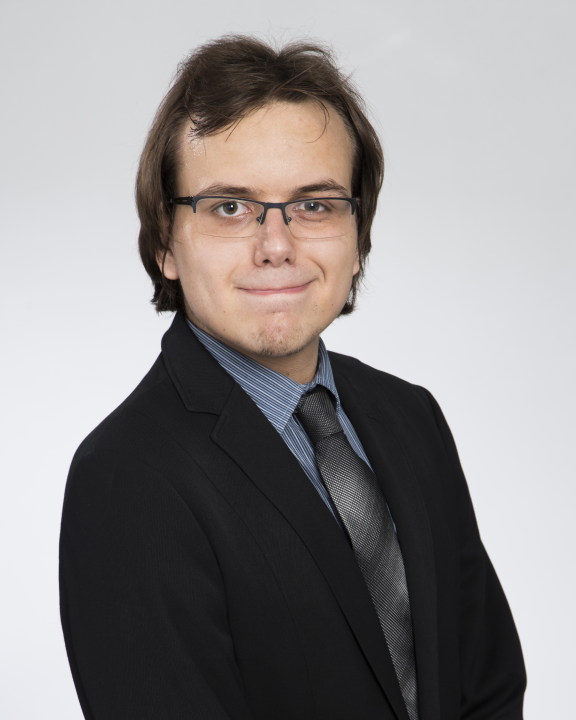
#> input picture src/Test4.png, 576 x 720 px, found by its file name; the run also reads 1 picture not shown here
$ python Decoder.py   (older library calls are emulated)
#> lines starting #> are read from the running program, lines starting #| are printed output that depends on the picture
'''
This file should decode the information in watermarked pic and return the encoded info.
Author: Will Long
Date: 11/05/2019
'''
import os
import numpy as np
import cv2
import pytesseract
from skimage.measure import compare_ssim
from matplotlib import pyplot as plt

# We need to add tesseract to the right file path. Do later?


def set_tesseract_executable():
    pytesseract.pytesseract.tesseract_cmd = os.getenv('TESSERACT_EXECUTABLE')
    return


def get_diff(im1, im2):
    '''
    This function should return the difference between two images as a greyscale image.
    :param im1: String, file path to the first image
    :param im2: String, file path to the second image.
    :return: diff:  the greyscale difference as an image
             score: float [-1,1],   structural similarity index between the two input images. This value can fall into
             the range [-1, 1] with a value of one being a “perfect match”.
    '''

    image1 = cv2.imread(im1)
#> image1 is the input picture: shape (720, 576, 3); mean B, G, R 140.2, 140.1, 143.6
    image2 = cv2.imread(im2)
    gray1 = cv2.cvtColor(image1, cv2.COLOR_BGR2GRAY)
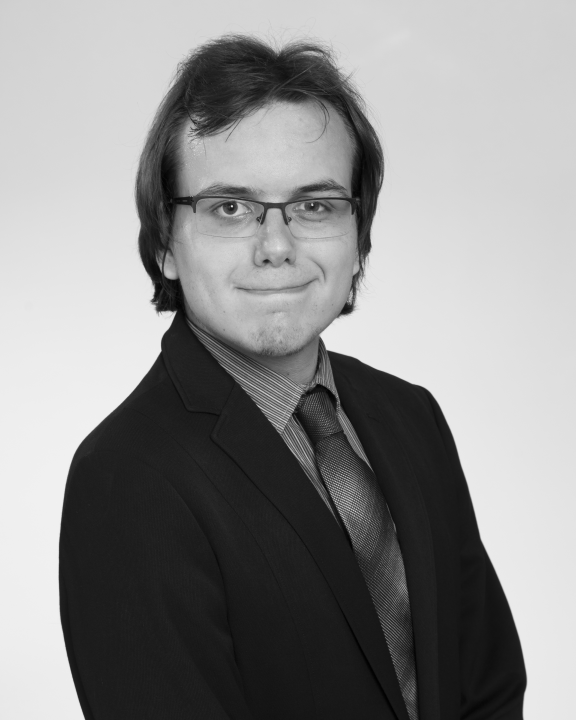
#> gray1: shape (720, 576); min 0, max 241, mean 141.1
    gray2 = cv2.cvtColor(image2, cv2.COLOR_BGR2GRAY)
    (score, diff) = compare_ssim(gray1, gray2, full=True)
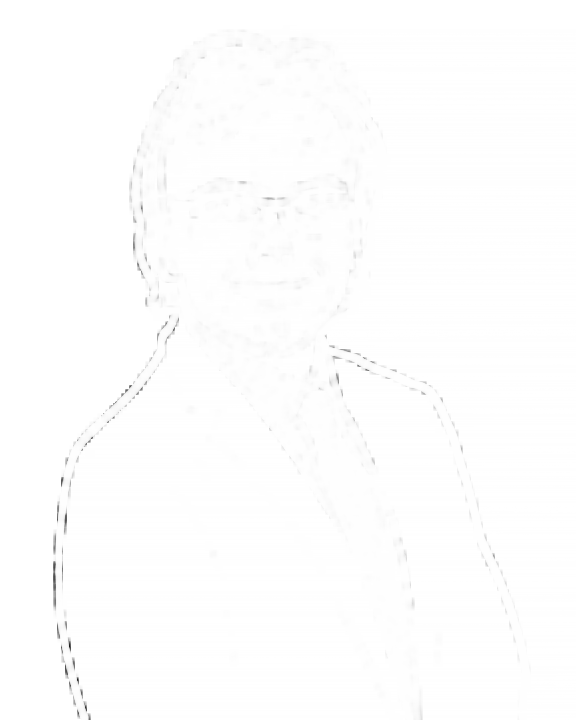
#> diff: shape (720, 576) float64; min 0.103, max 1, mean 0.997
#> score = 0.997
    diff = (diff * 255).astype("uint8")
    return diff, score


def decode_info(image):
    '''
    This function should return the encoded info in the gray scale image from get_diff.
    :param image: a greyscale image
    :return: code: String, the encoded info
    '''

    txt = pytesseract.image_to_string(image)
    return txt


def decode_watermark(image):
    '''
    This function should decode the info in the watermarked image.
    :param image: String, file path to the watermarked image.
    :return: code: String, the encoded info
    '''
    '''

    diff, score = get_diff(im1, im2)
    code = decode_info(diff)
    '''
    img = cv2.imread(image, cv2.COLOR_BGR2GRAY)
    ret, thresh = cv2.threshold(img, 250, 255, cv2.THRESH_BINARY_INV)
    code = decode_info(thresh)

    return code


if __name__ == "__main__":

    og_image = '/Users/shujaatbakhsh/Documents/BestGroupEver/src/Test4.png'
    wm_image = '/Users/shujaatbakhsh/Documents/BestGroupEver/dest/IC_Wiener3000/Test4.png'
    diff, score = get_diff(og_image, wm_image)
#> score = 0.997
    code = decode_watermark(wm_image)
#> (the run stopped early here; a loop or call above may not have finished)
